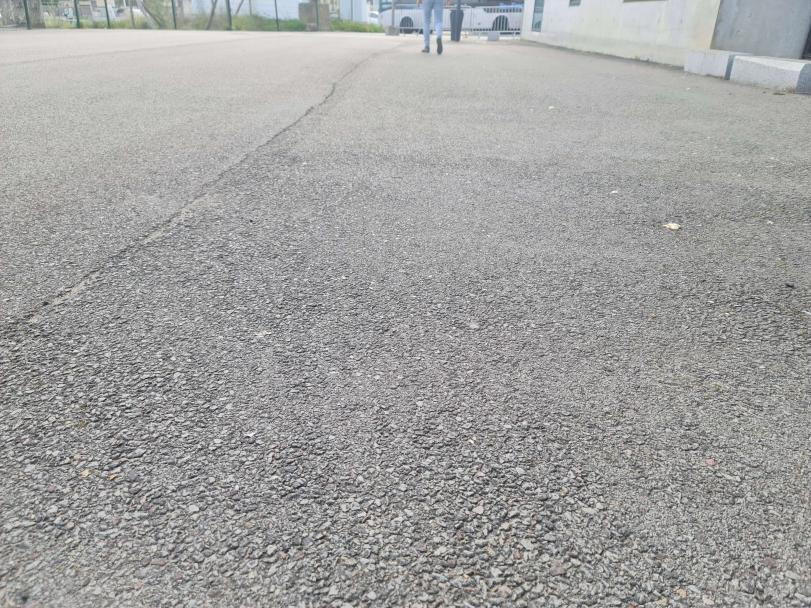
//> input picture VISION/ENVI/Images/ground.jpg, 811 x 608 px
$ ./InitScript   (built with g++ and OpenCV 4)
//> lines starting //> are read from the running program, lines starting //| are printed output that depends on the picture; after the words box and inside, x2 and y2 are one past the last pixel; in counts of white or black regions, pixels touching at a corner belong together
#include <opencv4/opencv2/opencv.hpp>
#include <opencv4/opencv2/highgui/highgui.hpp>
#include <iostream>
#include <stdint.h>

cv::Mat grey_img(cv::Mat img){

    cv::Mat graymat;
    cv::cvtColor(img, graymat, cv::COLOR_BGR2GRAY);
    //cv::imshow("Grey Img", graymat);
    std::cout<<"[DEBUG] Grey IMG\n";

    return graymat;
    // cv::imwrite("../Imres/test_threshold    ")
}

bool can_go_forward(cv::Mat img){
    // [6 lines of commented-out code are left out]

    int largeur = img.cols;
    int hauteur = img.rows;

    int part = 4;
    int taille_part = img.rows/part;

    float ratio_fonce_autorise = 0.05; //ratio de pixels foncés autorisés
    int min_j = 0; //la 1ère colonne observée
    int max_j; //la dernière clonne observée

    //à partir de la 2ème partie de l'image qu'on observe, on ne regarde que le centre
    //la zone observée est réactualisée à chaque partie de l'image
    int b = 0; //compte le nombre de partie ou le robot peut aller

    for (int p = 1; p <= part; p++){
	int f = 0;
	int  c = 0;
	max_j = min_j + largeur;
	for(int i = taille_part*(part-p); i<taille_part*(part-p+1);i++){
		for (int j = min_j; j < max_j; j++){
			if ( (int) img.at<uchar>(i,j) < 60) {//si pixel est foncé
				f++;
			}
			else{
				c++;
			}
		}
    	}
	if (f<taille_part*(part-p+1)*largeur*ratio_fonce_autorise){
		std::cout << "clair\n";
		b++;
	}
	else {
		std::cout << "foncé\n";
		break;
	}
	min_j = min_j + largeur*0.1; //offset a gauche pour la partie des lignes qu'on regarde
	largeur =  largeur*0.8; //nouvelle zone à regarder
	// on passe donc les 10ers%,  on regarde les 80% suivants,  et les 10 derniers % sont ignorés
    }

    if (b>=part*0.5){
	return true;
    }
    else {
	return false;
    }
}


int main(int argc, char** argv) {


    // Charger l'image depuis un fichier JPG IMREAD_GRAYSCALE
    cv::Mat image = cv::imread("../Images/ground.jpg");
//> image is the input picture: 608 rows x 811 cols, CV_8UC3; mean B, G, R 160.4, 161.6, 161.5
    cv::Mat img;

    // Vérifier si l'image a été chargée avec succès
    if (!image.data){
        std::cout << "Erreur lors du chargement de l'image." << std::endl;
        return -1;
    }

    // Afficher l'image dans une fenêtre
    //cv::imshow("Image test", image);
    // Apply the Gaussian Blur filter.
    // The Size object determines the size of the filter (the "range" of the blur)
    cv::GaussianBlur( image, img, cv::Size( 9, 9 ), 2);
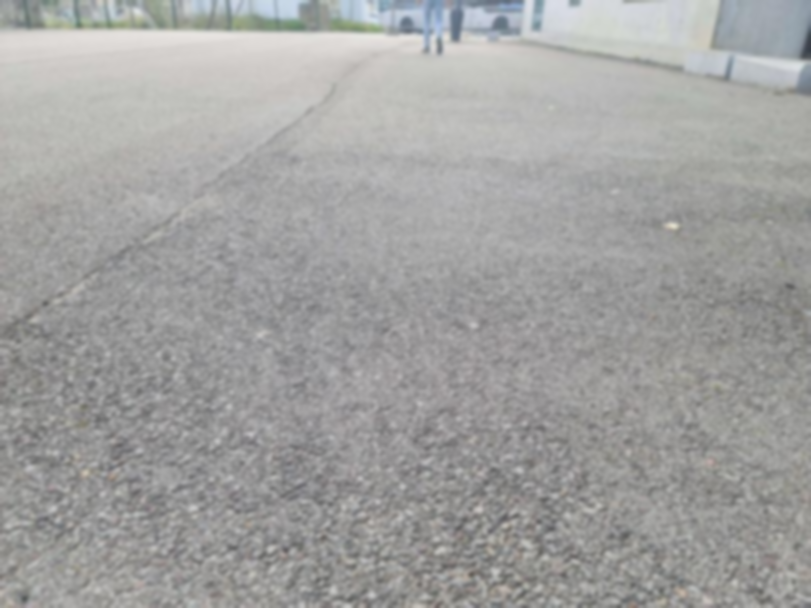
//> img: 608 rows x 811 cols, CV_8UC3; mean B, G, R 160.5, 161.6, 161.5
    //cv::imshow("Image lisse", img);

    std::vector<int> compression_params;
    compression_params.push_back(cv::IMWRITE_PNG_COMPRESSION);
    compression_params.push_back(9);
    cv::Mat greyImg = grey_img(img);
    //cv::imshow("Grey", greyImg);

    bool result = false;
    try
    {
        result = cv::imwrite("image_grise.png", greyImg, compression_params);

    }
    catch (const cv::Exception& ex)
    {
        fprintf(stderr, "Exception converting image to PNG format: %s\n", ex.what());
    }

    //std::cout<<greyImg.empty();
    //std::cout<<"\n";

    image = greyImg;

    // Convertir l'image en vecteur de pixels
    cv::Mat data = image.reshape(1, image.rows * image.cols);
    data.convertTo(data, CV_32F);

    // Spécifier le nombre de clusters (k)
    int k = 2;

    // Effectuer la segmentation par k-means
    cv::Mat labels, centers;
    cv::kmeans(data, k, labels, cv::TermCriteria(cv::TermCriteria::EPS + cv::TermCriteria::MAX_ITER, 100, 0.8), 3, cv::KMEANS_RANDOM_CENTERS, centers);
//> centers = [150.3, 187.4]

    // Convertir les centres des clusters en entiers (niveaux de gris)
    centers.convertTo(centers, CV_8U);
//> centers = [150, 187]

    // Assigner chaque pixel à la couleur du centre du cluster auquel il appartient
    cv::Mat segmented(image.rows, image.cols, CV_8UC3);
    for (int i = 0; i < image.rows; ++i) {
        for (int j = 0; j < image.cols; ++j) {
            int clusterIndex = labels.at<int>(i * image.cols + j, 0);
            segmented.at<cv::Vec3b>(i, j) = centers.at<cv::Vec3b>(clusterIndex, 0);
        }
    }
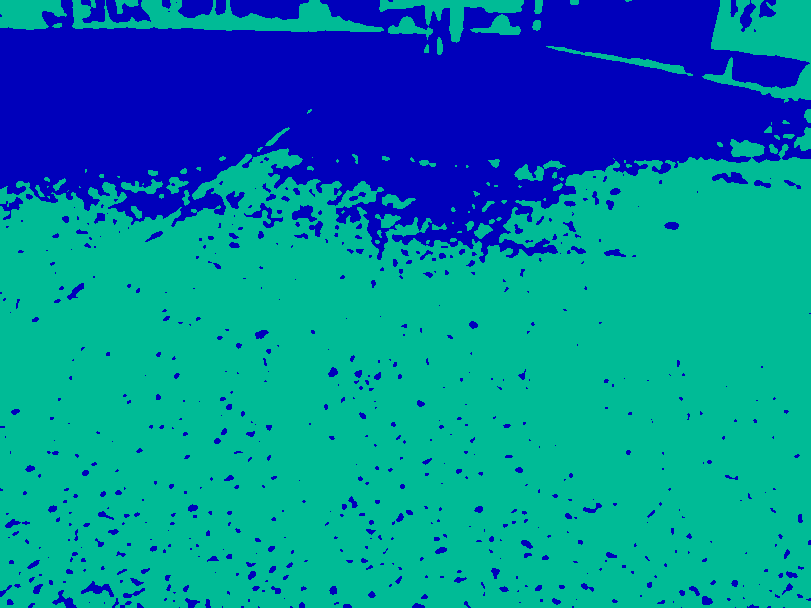
//> segmented: 608 rows x 811 cols, CV_8UC3; mean B, G, R 161.1, 130.9, 0


    // Convertir l'image segmentée en niveaux de gris
    cv::Mat segmentedGray;
    cv::cvtColor(segmented, segmentedGray, cv::COLOR_BGR2GRAY);
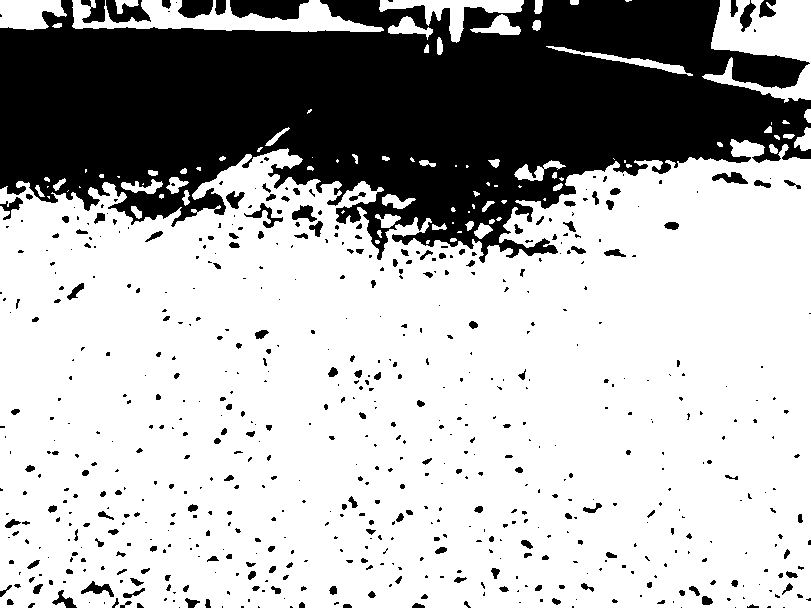
//> segmentedGray: 608 rows x 811 cols, CV_8UC1; values 21 (black) and 127 (white), 70% white; 641 black regions (450 under 20 px), largest, box (x1, y1, x2, y2) and area: (0, 0, 811, 263) 132862, (230, 0, 309, 20) 1202, (106, 0, 151, 23) 604

    bool b = can_go_forward(segmentedGray);
//> the loop in can_go_forward, `for (int p = 1; p <= part; p++)` made 3 passes
//> (f, c) on passes 1 to 3: (5811, 117461), (1636, 96860), (26276, 52460)
//> after the loop in can_go_forward, `for (int p = 1; p <= part; p++)`: b = 2; min_j = 145; largeur = 518
//> b = true
    std::cout << b;
//| 1
    // Afficher l'image résultante
    cv::imshow("Surfaces approximativement uniformes en niveaux de gris", segmentedGray);
    cv::waitKey(0);
    cv::destroyAllWindows();

    // Attendre une touche pour fermer la fenêtre
    cv::waitKey(0);

    return EXIT_SUCCESS;
}
